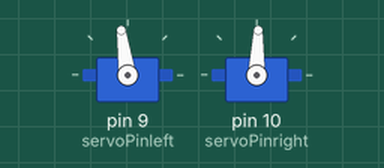
Recording of a sketch running on a simulated Arduino Uno, built with avr-gcc and run on an emulated ATmega328P. Parts: 2 × servo.

Above: at 1.1 s.
Timing chart, 0 to 2.6 s (numbered marks = the images above):
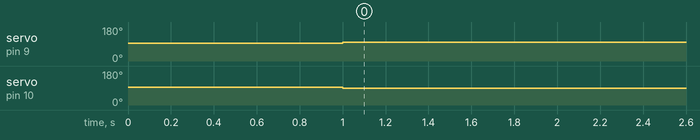

The sketch:

mot_GPS.ino
```cpp
#include <Servo.h>

byte servoPinleft = 9;
byte servoPinright = 10;
Servo servoleft;
Servo servoright;

float angleObjectif; // angle of objective from drone in degrees
		// angleobjectif = - angleDrone_nord + angleObjectif_nord
		// angleObjectif_nord = arccos( (lat_objectif - lat_drone)/sqrt((lon_drone-lon_objectif)^2 + (lat_drone-lat_objectif)^2) )
		// angle Drone_nord = angle au nord du drone donné par la centrale inertielle

void setup() {
	servoleft.attach(servoPinleft);
	servoright.attach(servoPinright);

	servoleft.writeMicroseconds(1500); // send "stop" signal to ESC.
	servoright.writeMicroseconds(1500); // send "stop" signal to ESC.

	delay(1000); // delay to allow the ESC to recognize the stopped signal
}

void loop() {
	int signal = 1500; // Set signal value, which should be between 1100 and 1900
//avec les branchements actuels normalement servoleft=moteur droit et servoright=moteur gauche
//vu qu'on 'augmentait' servoright pour compenser la dérive vers la gauche

	if(angleObjectif<-45.0){ //tourne sur place vers la droite

		servoleft.writeMicroseconds(signal-50); // Send signal to ESC.
		servoright.writeMicroseconds(signal-59); // Send signal to ESC.
	}
	else if(angleObjectif<-5.0){ //avance en tournant vers la droite

		servoleft.writeMicroseconds(signal+59); // Send signal to ESC.
		servoright.writeMicroseconds(signal-79); // Send signal to ESC.
	}
	else if(angleObjectif>5.0){ //avance en tournant vers la gauche

		servoleft.writeMicroseconds(signal+70); // Send signal to ESC.
		servoright.writeMicroseconds(signal-59); // Send signal to ESC.
	}
	else if(angleObjectif>45.0){ //tourne sur place vers la gauche

		servoleft.writeMicroseconds(signal+50); // Send signal to ESC.
		servoright.writeMicroseconds(signal+50); // Send signal to ESC.
	}
	else{ //va tout droit

	servoleft.writeMicroseconds(signal+50); // Send signal to ESC.
	servoright.writeMicroseconds(signal-50); // Send signal to ESC.
	}

        delay(1000); // Check every 1s if the direction is good


}
```

Measured:
- by itself, servo on pin 9 (servoPinleft): 93° → 98° at 1.0 s
- by itself, servo on pin 10 (servoPinright): 93° → 88° at 1.0 s
